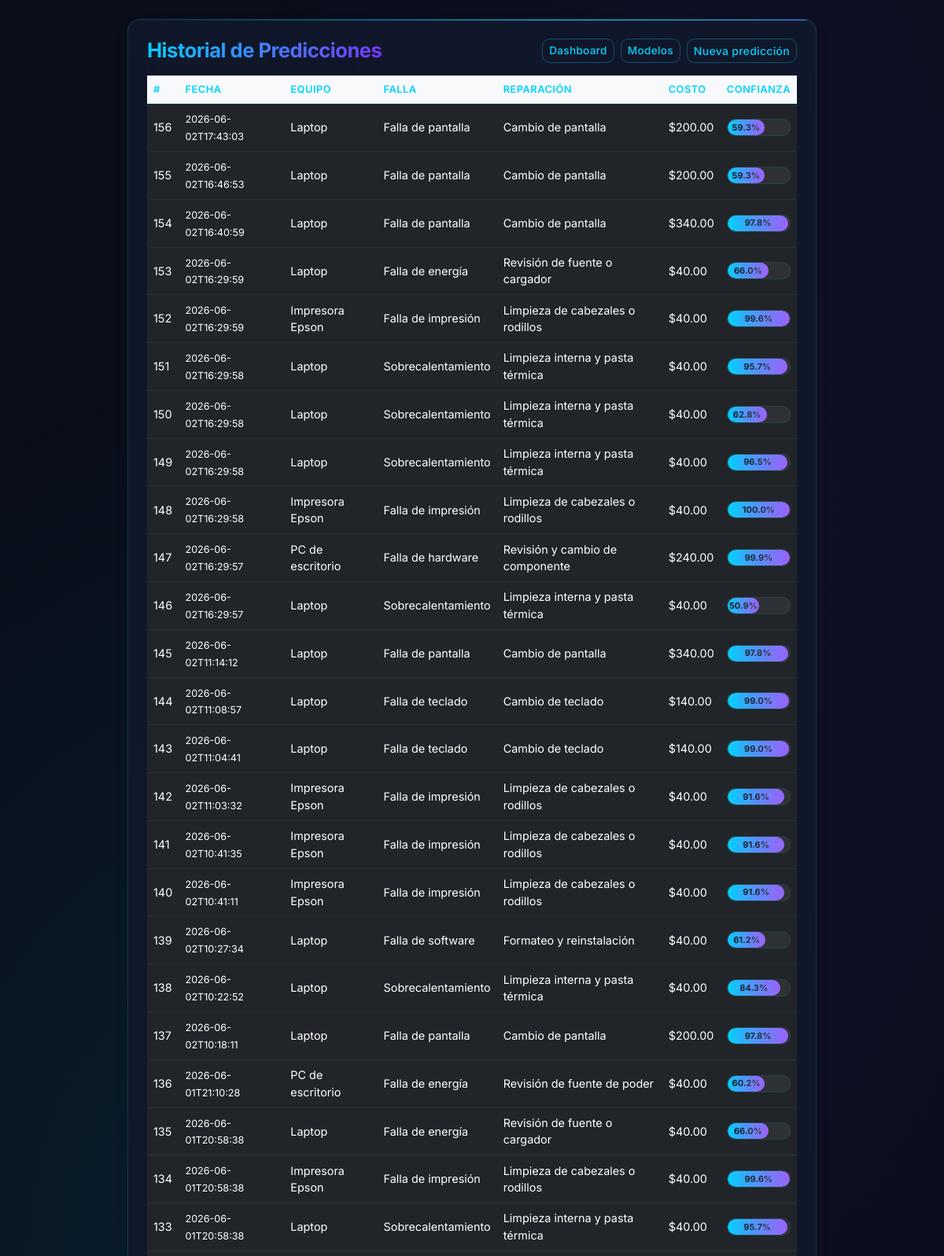
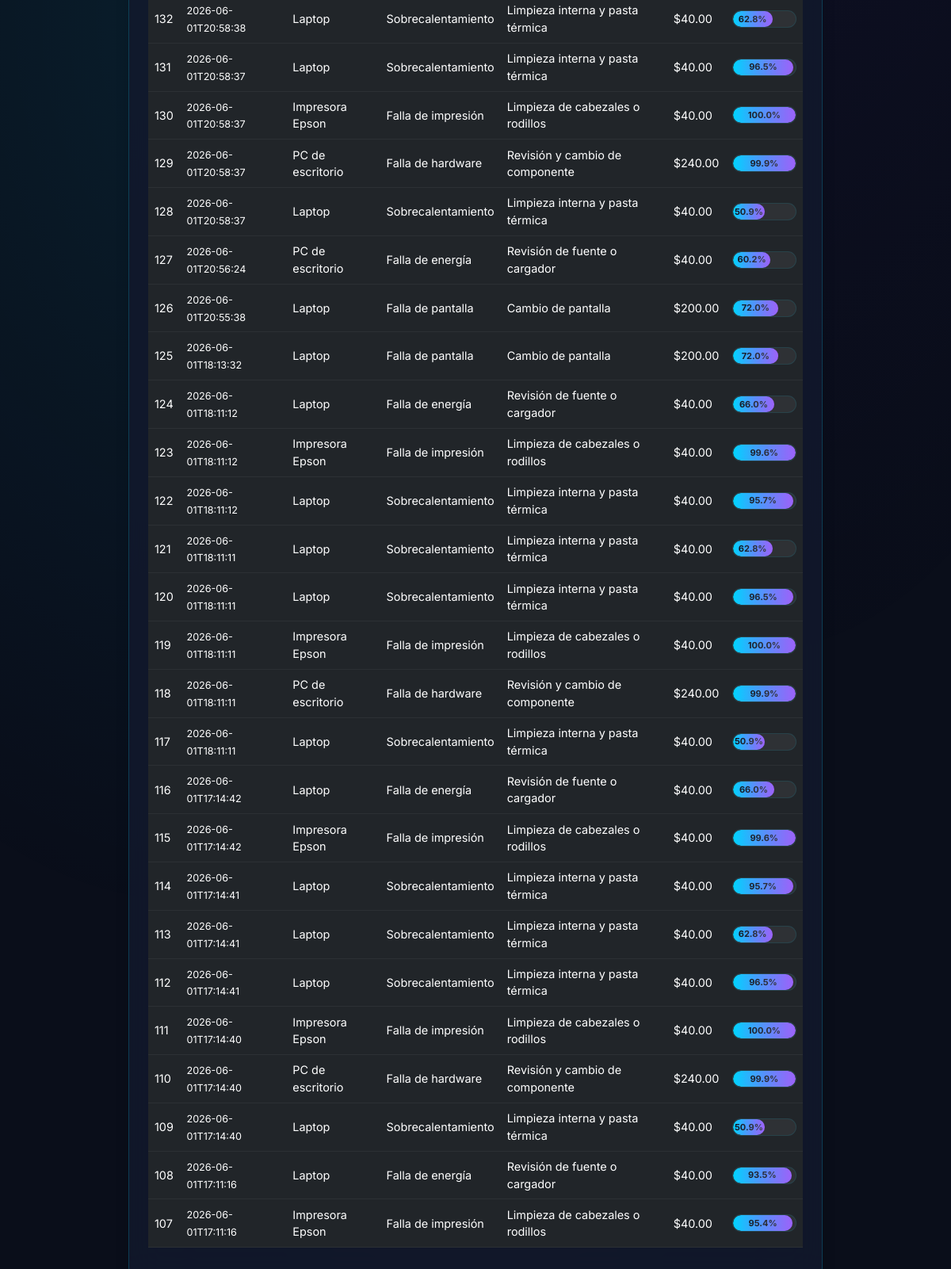
/historial, run on an earlier commit of the app's database (2 pictures, top to bottom).
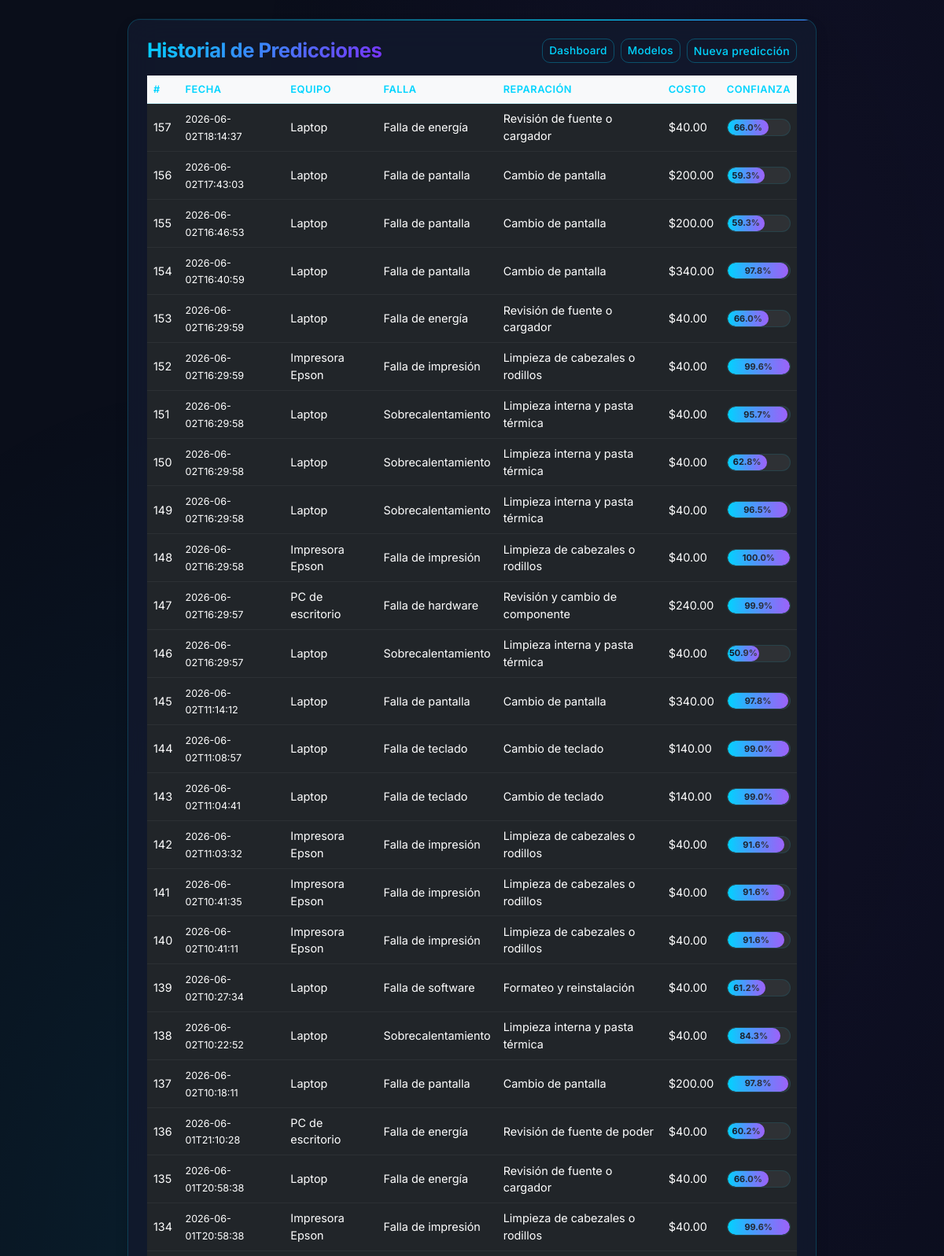
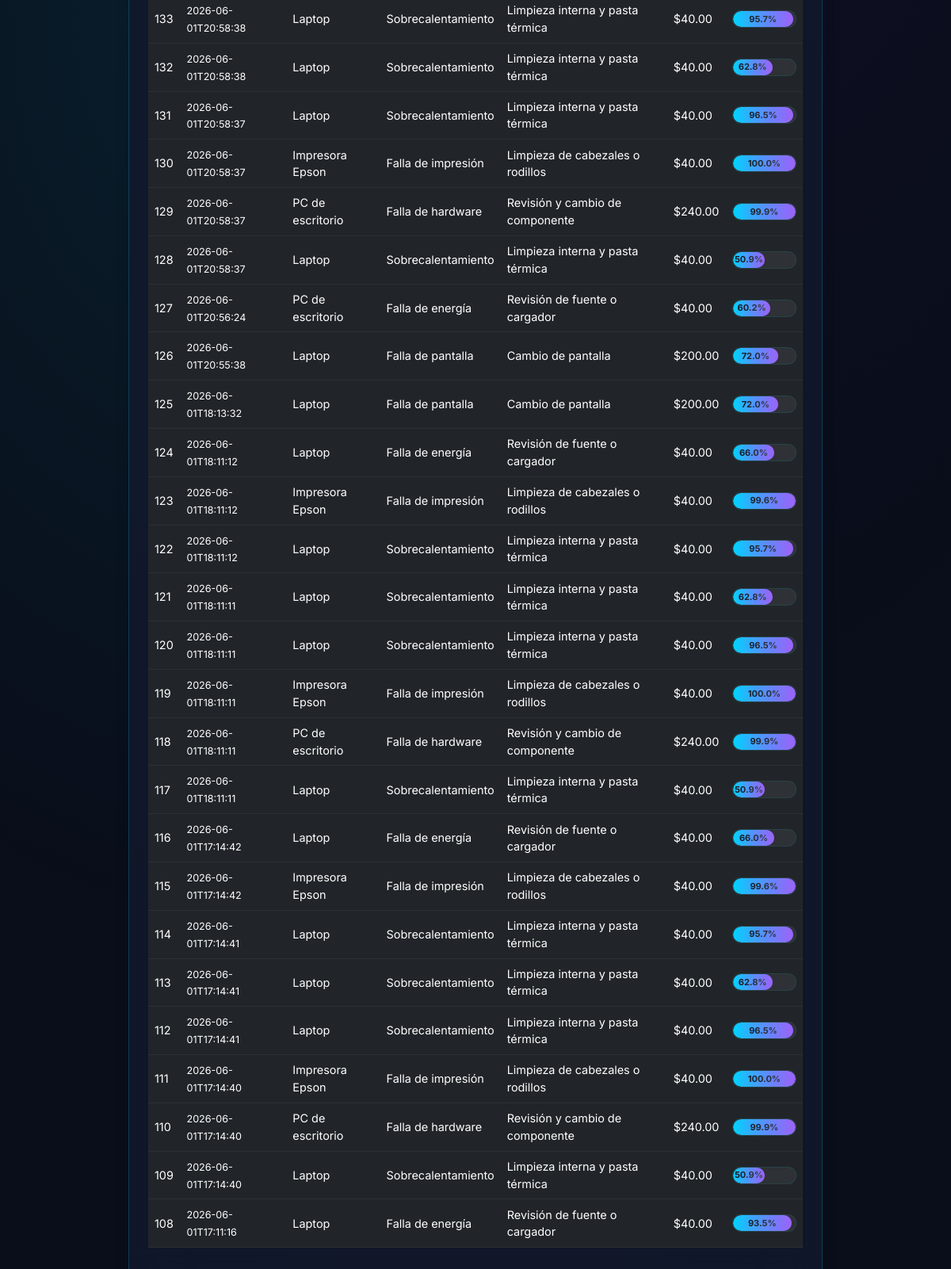
And on a later commit of the database (2 pictures, top to bottom).
### tables this page shows
CREATE TABLE predicciones (
        id INTEGER PRIMARY KEY AUTOINCREMENT,
        timestamp TEXT NOT NULL,
        equipo TEXT NOT NULL,
        sintomas TEXT NOT NULL,
        tipo_falla TEXT NOT NULL,
        reparacion TEXT NOT NULL,
        costo REAL,
        confianza REAL
    );

### app.py (the view)
@app.route('/historial')
def historial():
    registros = obtener_historial()
    return render_template('historial.html', registros=registros)

### app.py (called while the page is built)
def obtener_historial(limite=50):
    conn = sqlite3.connect(DB_PATH)
    conn.row_factory = sqlite3.Row
    rows = conn.execute(
        'SELECT * FROM predicciones ORDER BY id DESC LIMIT ?', (limite,)
    ).fetchall()
    conn.close()
    return [dict(r) for r in rows]

### templates/historial.html (shortened to what this page needs)
<!DOCTYPE html>
<html lang="es" data-bs-theme="dark">
<head>
    <link href="https://cdn.jsdelivr.net/npm/bootstrap@5.3.3/dist/css/bootstrap.min.css" rel="stylesheet">
    <link rel="stylesheet" href="{{ url_for('static', filename='style.css') }}">
</head>
<body>
<div class="container mt-4 mb-4">
    <div class="card shadow p-4">
        <div class="d-flex justify-content-between align-items-center mb-3">
            <h2 class="mb-0">Historial de Predicciones</h2>
            <div class="d-flex gap-2">
                <a href="/dashboard" class="btn btn-outline-secondary btn-sm">Dashboard</a>
                <a href="/modelos" class="btn btn-outline-secondary btn-sm">Modelos</a>
                <a href="/" class="btn btn-outline-primary btn-sm">Nueva predicción</a>
            </div>
        </div>
        {% if registros %}
        <div class="table-responsive">
            <table class="table table-hover align-middle">
                <thead class="table-light">
                    <tr>
                        <th>#</th>
                        <th>Fecha</th>
                        <th>Equipo</th>
                        <th>Falla</th>
                        <th>Reparación</th>
                        <th>Costo</th>
                        <th>Confianza</th>
                    </tr>
                </thead>
                <tbody>
                    {% for r in registros %}
                    <tr>
                        <td>{{ r.id }}</td>
                        <td><small>{{ r.timestamp[:19] }}</small></td>
                        <td>{{ r.equipo }}</td>
                        <td>{{ r.tipo_falla }}</td>
                        <td>{{ r.reparacion }}</td>
                        <td>{{ '$%.2f'|format(r.costo) if r.costo else '—' }}</td>
                        <td>
                            <div class="progress" style="height:16px;min-width:80px">
                                <div class="progress-bar {% if r.confianza < 60 %}bg-warning{% elif r.confianza < 80 %}bg-info{% else %}bg-success{% endif %}"
                                     style="width:{{ r.confianza }}%;font-size:11px">
                                    {{ r.confianza }}%
                                </div>
                            </div>
                        </td>
                    </tr>
                    {% endfor %}
                </tbody>
            </table>
        </div>
        {% else %}
        <div class="text-center py-5 text-muted">
            <p class="fs-5">No hay predicciones registradas</p>
            <a href="/" class="btn btn-primary">Realizar primera predicción</a>
        </div>
        {% endif %}
    </div>
</div>
</body>
</html>

### static/style.css (style rules this page uses)
:root { --bg-dark: #0a0e1a; --bg-card: rgba(18, 25, 45, 0.85); --primary: #00d4ff; --primary-dark: #0099cc; --secondary: #7b2ff7; --accent: #ff6b35; --success: #00e676; --warning: #ffd740; --danger: #ff1744; --text: #e8eaf6; --text-muted: #8899bb; --border: rgba(0, 212, 255, 0.2); --glow: 0 0 30px rgba(0, 212, 255, 0.15); --radius: 16px; }
* { box-sizing: border-box; }
body { margin: 0; min-height: 100vh; background: var(--bg-dark); font-family: 'Inter', 'Segoe UI', system-ui, sans-serif; color: var(--text); overflow-x: hidden; }
body::before { content: ''; position: fixed; top: 0; left: 0; width: 100%; height: 100%; background: radial-gradient(ellipse at 20% 50%, rgba(0, 212, 255, 0.08) 0%, transparent 50%), radial-gradient(ellipse at 80% 20%, rgba(123, 47, 247, 0.06) 0%, transparent 50%), radial-gradient(ellipse at 50% 80%, rgba(255, 107, 53, 0.04) 0%, transparent 50%); pointer-events: none; z-index: 0; }
.container { position: relative; z-index: 1; max-width: 900px; }
.card { background: var(--bg-card); backdrop-filter: blur(20px); -webkit-backdrop-filter: blur(20px); border: 1px solid var(--border); border-radius: var(--radius); box-shadow: var(--glow), 0 8px 32px rgba(0, 0, 0, 0.3); animation: fadeInUp 0.6s ease-out, glowPulse 4s ease-in-out infinite; position: relative; overflow: hidden; }
.card::before { content: ''; position: absolute; top: -1px; left: -1px; right: -1px; height: 2px; background: linear-gradient(90deg, transparent, var(--primary), var(--secondary), transparent); background-size: 200% 100%; animation: shimmer 3s infinite; border-radius: var(--radius) var(--radius) 0 0; }
h2 { color: var(--text); font-weight: 700; font-size: 1.6rem; letter-spacing: -0.5px; margin: 0; background: linear-gradient(135deg, var(--primary), var(--secondary)); -webkit-background-clip: text; -webkit-text-fill-color: transparent; background-clip: text; }
.btn { border-radius: 10px; font-weight: 500; transition: all 0.3s cubic-bezier(0.22, 1, 0.36, 1); position: relative; overflow: hidden; letter-spacing: 0.3px; }
.btn::after { content: ''; position: absolute; top: 50%; left: 50%; width: 0; height: 0; border-radius: 50%; background: rgba(255,255,255,0.15); transition: width 0.4s, height 0.4s, top 0.4s, left 0.4s; }
.btn-outline-secondary { border: 1px solid rgba(0, 212, 255, 0.3); color: var(--primary); background: transparent; font-size: 0.85rem; }
.btn-outline-primary { border: 1px solid rgba(0, 212, 255, 0.3); color: var(--primary); }
.progress { border-radius: 50px; background-color: rgba(255, 255, 255, 0.06); height: 22px !important; overflow: hidden; border: 1px solid rgba(0, 212, 255, 0.1); }
.progress-bar { background: linear-gradient(90deg, var(--primary), var(--secondary)); font-weight: 700; font-size: 0.75rem; border-radius: 50px; transition: width 1.2s cubic-bezier(0.22, 1, 0.36, 1); position: relative; color: #0a0e1a; }
.progress-bar::after { content: ''; position: absolute; top: 0; right: 0; bottom: 0; left: 0; background: linear-gradient(90deg, transparent, rgba(255,255,255,0.25), transparent); background-size: 200% 100%; animation: shimmer 2s infinite; }
.table { color: var(--text); font-size: 0.9rem; }
.table thead th { border-bottom: 1px solid var(--border); color: var(--primary); font-weight: 600; font-size: 0.8rem; text-transform: uppercase; letter-spacing: 0.5px; }
.table td, .table th { border-color: rgba(255,255,255,0.05); vertical-align: middle; }

What changed in the data, as far as the page shows it:
no longer on this page (row unchanged): predicciones: id "107", timestamp "2026-06-01T17:11:16", equipo "Impresora Epson", tipo_falla "Falla de impresión", reparacion "Limpieza de cabezales o rodillos", costo "$40.00", confianza "95.4"
added predicciones: id "157", timestamp "2026-06-02T18:14:37", equipo "Laptop", tipo_falla "Falla de energía", reparacion "Revisión de fuente o cargador", costo "$40.00", confianza "66.0"
